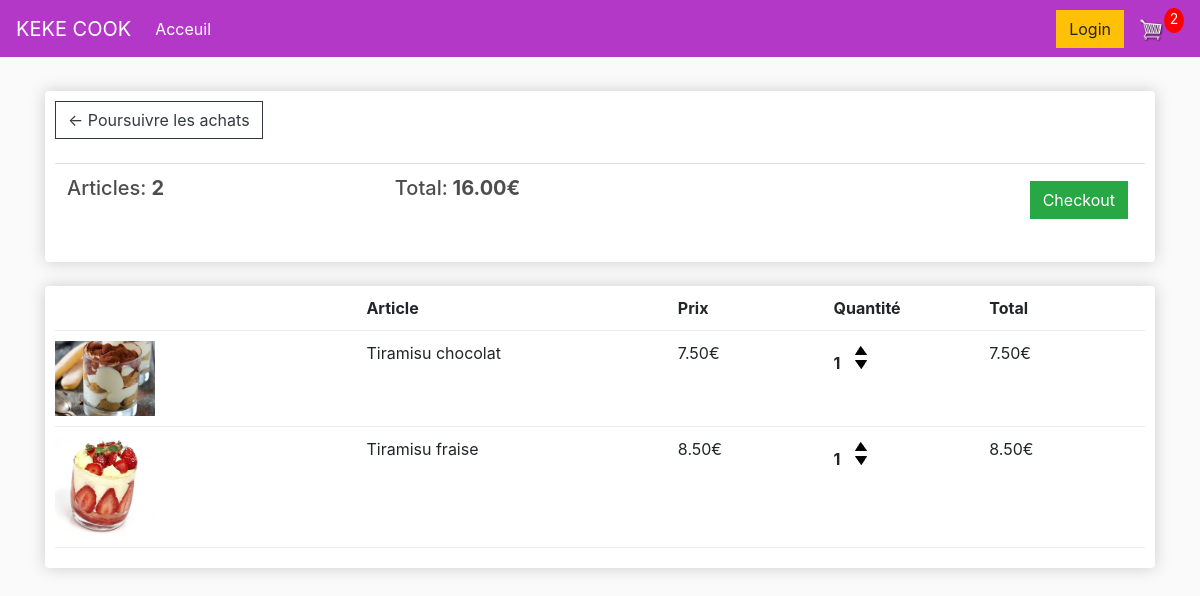
The app's page /cart/ (signed in) with its own data.
### store/models.py (models this page shows, shortened)
class Order(models.Model):
    customer=models.ForeignKey(Customer,on_delete=models.SET_NULL, null=True, blank=True)
    date_ordered=models.DateTimeField(auto_now_add=True)
    complete=models.BooleanField(default=False)
    transaction_id=models.CharField(max_length=100,null=True)
    @property
    def get_cart_total(self):
        orderitems=self.orderitem_set.all()
        total=sum([item.get_total for item in orderitems])
        return total
    @property
    def get_cart_items(self):
        orderitems=self.orderitem_set.all()
        total=sum([item.quantity for item in orderitems])
        return total

class OrderItem(models.Model):
    product=models.ForeignKey(Product, on_delete=models.SET_NULL, null=True, blank=True)
    order=models.ForeignKey(Order, on_delete=models.SET_NULL, null=True, blank=True)
    quantity=models.IntegerField(default=0, null=True, blank=True)
    date_added=models.DateTimeField(auto_now_add=True)
    @property
    def get_total(self):
        total=self.product.price * self.quantity
        return total

class Product(models.Model):
    name=models.CharField(max_length=200,null=True)
    price=models.DecimalField(max_digits=7, decimal_places=2)
    deliverable=models.BooleanField(default=False, null=True, blank=False)
    image=models.ImageField(null=True, blank=True)
    @property
    def imageURL(self):
        try:
            url=self.image.url
        except:
            url=''
        return url

### store/views.py (the view)
# urls.py: path('cart/',views.cart, name='cart'),
def cart(request):
    data=cartData(request)
    cartItems = data['cartItems']
    order = data['order']
    items = data['items']
    context={'items':items, 'order':order, 'cartItems':cartItems}
    return render(request, 'store/cart.html',context)

### store/utils.py (called while the page is built)
def cartData(request):
    if request.user.is_authenticated:
        customer=request.user.customer
        order,created=Order.objects.get_or_create(customer=customer, complete=False)
        items=order.orderitem_set.all()
        cartItems = order.get_cart_items
    else:
        cookieData = cookieCart(request)
        cartItems = cookieData['cartItems']
        order = cookieData['order']
        items = cookieData['items']
    return {'cartItems':cartItems ,'order':order, 'items':items}

### store/templates/store/cart.html
{%extends 'store/main.html'%}
{% load static %}
{%block content%}
<div class="row">
    <div class="col-lg-12">
        <div class="box-element">
            <a  class="btn btn-outline-dark" href="{% url 'store' %}">&#x2190; Poursuivre les achats</a>
            <br>
            <br>
            <table class="table">
                <tr>
                    <th><h5>Articles: <strong>{{order.get_cart_items}}</strong></h5></th>
                    <th><h5>Total:<strong> {{order.get_cart_total|floatformat:2}}€</strong></h5></th>
                    <th>
                        <a  style="float:right; margin:5px;" class="btn btn-success" href="{% url 'checkout' %}">Checkout</a>
                    </th>
                </tr>
            </table>
        </div>
        <br>
        <div class="box-element">
            <div class="cart-row">
                <div style="flex:2"></div>
                <div style="flex:2"><strong>Article</strong></div>
                <div style="flex:1"><strong>Prix</strong></div>
                <div style="flex:1"><strong>Quantité</strong></div>
                <div style="flex:1"><strong>Total</strong></div>
            </div>
            {%for item in items%}
            <div class="cart-row">
                <div style="flex:2"><img class="row-image" src="{{item.product.imageURL}}"></div>
                <div style="flex:2"><p>{{item.product.name}}</p></div>
                <div style="flex:1"><p>{{item.product.price|floatformat:2}}€</p></div>
                <div style="flex:1">
                    <p class="quantity">{{item.quantity}}</p>
                    <div class="quantity">
                        <img data-product={{item.product.id}} data-action="add" class="chg-quantity update-cart" src="{% static  'images/arrow-up.png' %}">
                        <img data-product={{item.product.id}} data-action="remove" class="chg-quantity update-cart" src="{% static  'images/arrow-down.png' %}">
                    </div>
                </div>
                <div style="flex:1"><p>{{item.get_total}}€</p></div>
            </div>
            {%endfor%}
        </div>
    </div>
</div>
{%endblock content%}

### static/css/main.css (style rules this page uses)
body { background-color: hsl(0, 0%, 98%); }
h1,h2,h3,h4,h5,h6 { color:hsl(0, 0%, 30%); }
.box-element { box-shadow:hsl(0, 0%, 80%) 0 0 16px; background-color: #fff; border-radius: 4px; padding: 10px; }
.col-lg-4, .col-lg-6, .col-lg-8, .col-lg-12 { margin-top: 10px; margin-bottom: 10px; }
.btn { border-radius: 0; }
.row-image { width: 100px; }
.cart-row { display: flex; align-items: flex-stretch; padding-bottom: 10px; margin-bottom: 10px; border-bottom: 1px solid #ececec; }
.quantity { display: inline-block; font-weight: 700; padding-right:10px; }
.chg-quantity { width: 12px; cursor: pointer; display: block; margin-top: 5px; transition:.1s; }

### records on screen
Order: get_cart_items "2", get_cart_total "16.00"
OrderItem: product.imageURL (picture), product.name "Tiramisu chocolat", product.price "7.50", quantity "1", get_total "7.50"
OrderItem: product.imageURL (picture), product.name "Tiramisu fraise", product.price "8.50", quantity "1", get_total "8.50"

### other values on screen
{{ cartItems }} "2"
